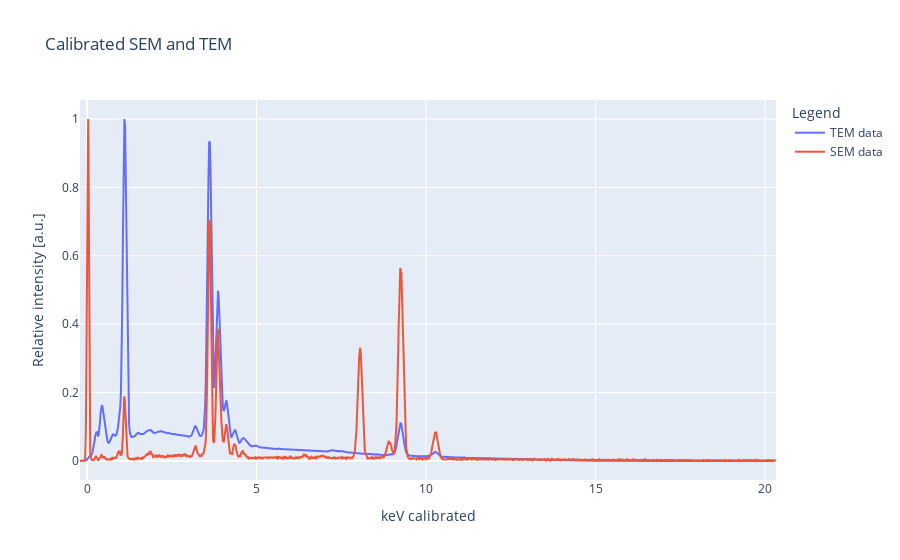

The code cell stored with this chart in its notebook:
### Markdown cell above
# New spectrum

## Save what you need from this calibration

### Eg save both or just one of the spectums to .json

### Eg save the plots as inteactive html (which you can get png from later)


# Now go up to loading of the files, and run the notebook again with either TEM or XRF or something else as s

**Remember to also change which file is read as the s_un**

### Code cell
# PLotting two sprectra on top of each other, eg SEM and TEM

## this requires that the spectra have been calibrated, 
# ie do this after running through both eg SEM and TEM

try:
    fig_multiple_sources = plotly_plot(
        x=s_un_SEM["kev_calibrated"],
        y_named=[s_un_SEM["intensity"], "TEM data"],
        vlines=s_un_SEM["peaks_keV"],
        vlines_name=s_un_SEM["peaks_names"],
        xaxis_title="keV calibrated",
    )

    fig_multiple_sources = plotly_plot(
        x=s_un_TEM["kev_calibrated"],
        y_named=[s_un_TEM["intensity"], "SEM data"],
        title=f"Calibrated SEM and TEM",
        xaxis_title="keV calibrated",
        fig = fig_multiple_sources
    )


    fig_multiple_sources.show()
except NameError:
    print("SEM and TEM spectra not found, skipping plotting of multiple sources")
    print("You need to run the calibration for both SEM and TEM spectra to plot them together")

fig_multiple_sources.write_html(f"plots/SEM_and_TEM_unknown_together_calibrated.html")

### Figure 1 — Plotly figure (JSON) as saved in the notebook; plotly's stock layout.template omitted (floating-point values rounded to 4 significant figures; data arrays with more than 128 entries replaced by an {"elided": "..."} marker saying what was removed)
{"data": [{"mode": "lines", "name": "TEM data", "type": "scatter", "x": {"elided": "1024 float values"}, "y": {"elided": "1024 float values"}}, {"mode": "lines", "name": "SEM data", "type": "scatter", "x": {"elided": "2048 float values"}, "y": {"elided": "2048 float values"}}], "layout": {"legend": {"title": {"text": "Legend"}}, "title": {"text": "Calibrated SEM and TEM"}, "xaxis": {"title": {"text": "keV calibrated"}}, "yaxis": {"title": {"text": "Relative intensity [a.u.]"}}}}
